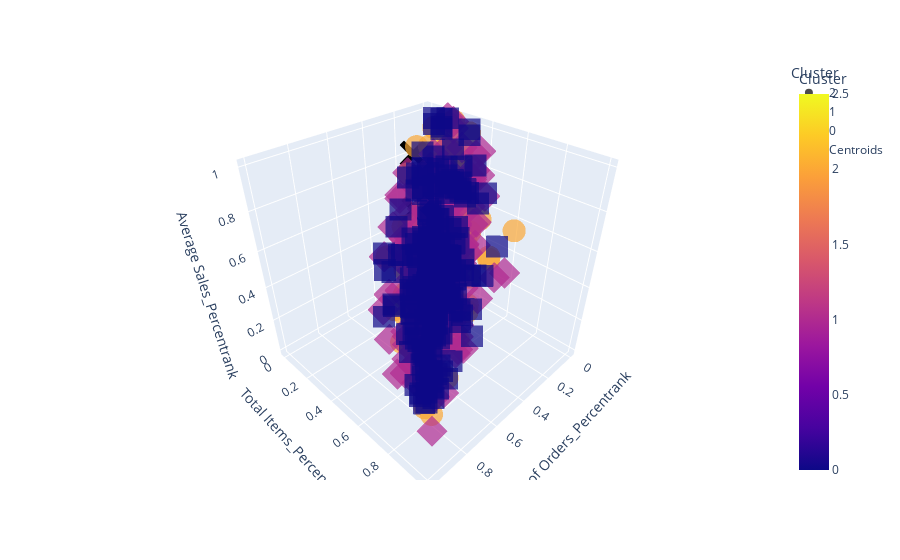

Notebook cell for this chart:
### Code cell
import plotly.express as px  

# Create a scatter plot with the 3D data  
fig = px.scatter_3d(  
    data,   
    x='Number of Orders_Percentrank',   
    y='Total Items_Percentrank',   
    z='Average Sales_Percentrank',   
    color='Cluster',  
    symbol='Cluster',  
    opacity=0.7  
)  

# Add the cluster centroids to the plot  
fig.add_scatter3d(  
    x=centroids[:, 0],   
    y=centroids[:, 1],   
    z=centroids[:, 2],   
    mode='markers',  
    marker=dict(  
        color='black',  
        size=10,  
        symbol='x'  
    ),  
    name='Centroids'  
)  
  
# Show the plot  
fig.show()

### Figure 1 — Plotly figure (JSON) as saved in the notebook; plotly's stock layout.template omitted (floating-point values rounded to 4 significant figures; data arrays with more than 128 entries replaced by an {"elided": "..."} marker saying what was removed)
{"data": [{"hovertemplate": "Cluster=%{marker.color}<br>Number of Orders_Percentrank=%{x}<br>Total Items_Percentrank=%{y}<br>Average Sales_Percentrank=%{z}<extra></extra>", "legendgroup": "2", "marker": {"color": {"elided": "211 int values"}, "coloraxis": "coloraxis", "opacity": 0.7, "symbol": "circle"}, "mode": "markers", "name": "2", "scene": "scene", "showlegend": true, "type": "scatter3d", "x": {"elided": "211 float values"}, "y": {"elided": "211 float values"}, "z": {"elided": "211 float values"}}, {"hovertemplate": "Cluster=%{marker.color}<br>Number of Orders_Percentrank=%{x}<br>Total Items_Percentrank=%{y}<br>Average Sales_Percentrank=%{z}<extra></extra>", "legendgroup": "1", "marker": {"color": {"elided": "210 int values"}, "coloraxis": "coloraxis", "opacity": 0.7, "symbol": "diamond"}, "mode": "markers", "name": "1", "scene": "scene", "showlegend": true, "type": "scatter3d", "x": {"elided": "210 float values"}, "y": {"elided": "210 float values"}, "z": {"elided": "210 float values"}}, {"hovertemplate": "Cluster=%{marker.color}<br>Number of Orders_Percentrank=%{x}<br>Total Items_Percentrank=%{y}<br>Average Sales_Percentrank=%{z}<extra></extra>", "legendgroup": "0", "marker": {"color": {"elided": "217 int values"}, "coloraxis": "coloraxis", "opacity": 0.7, "symbol": "square"}, "mode": "markers", "name": "0", "scene": "scene", "showlegend": true, "type": "scatter3d", "x": {"elided": "217 float values"}, "y": {"elided": "217 float values"}, "z": {"elided": "217 float values"}}, {"marker": {"color": "black", "size": 10, "symbol": "x"}, "mode": "markers", "name": "Centroids", "type": "scatter3d", "x": [0.1522, 0.1811, 0.1531], "y": [0.05441, 0.07921, 0.06248], "z": [0.5028, 0.8381, 0.1654]}], "layout": {"coloraxis": {"colorbar": {"title": {"text": "Cluster"}}, "colorscale": [[0, "#0d0887"], [0.1111, "#46039f"], [0.2222, "#7201a8"], [0.3333, "#9c179e"], [0.4444, "#bd3786"], [0.5556, "#d8576b"], [0.6667, "#ed7953"], [0.7778, "#fb9f3a"], [0.8889, "#fdca26"], [1, "#f0f921"]]}, "legend": {"title": {"text": "Cluster"}, "tracegroupgap": 0}, "margin": {"t": 60}, "scene": {"domain": {"x": [0, 1], "y": [0, 1]}, "xaxis": {"title": {"text": "Number of Orders_Percentrank"}}, "yaxis": {"title": {"text": "Total Items_Percentrank"}}, "zaxis": {"title": {"text": "Average Sales_Percentrank"}}}}}
